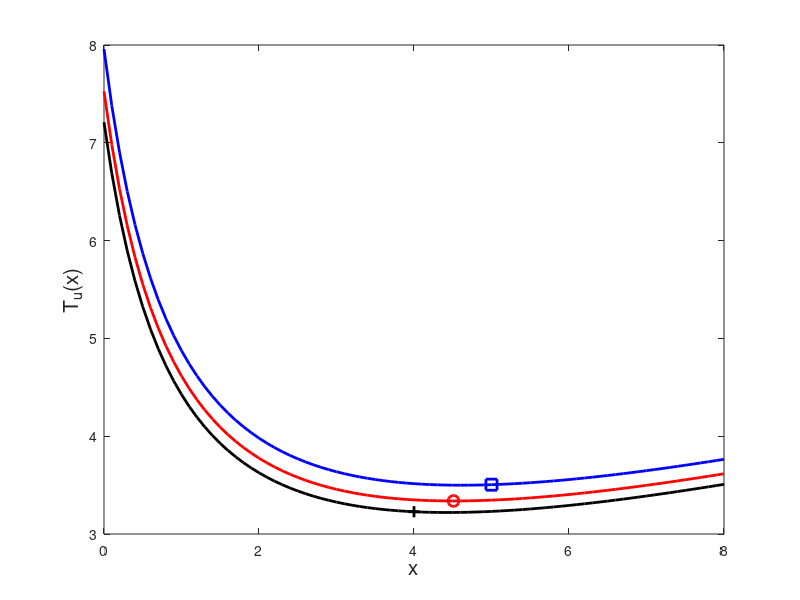

Write MATLAB code to recreate this figure. (Note: this script raises an error after producing the figure.)
clear
lambda = 6;
mu = 4;
rho = lambda / mu;
k = 150;
c = 10;
B = 0 : .1  : 8;

if rho == 1
    x_opt = (2*k*lambda^3/c^2)^(1/4) - 1;

    % given x*
    f1 = (1/lambda) .* (B./2) + k*lambda^2/c^2 .*(1/(x_opt+1))^2 .* (1./(B+1));
    f1_x = (1/lambda) .* (x_opt./2) + k*lambda^2/c^2 .*(1/(x_opt+1))^2 .* (1./(x_opt+1));

    % given x_floor
    f2 = (1/lambda) .* (B./2) + k*lambda^2/c^2 .*(1/(floor(x_opt)+1))^2 .* (1./(B+1));
    x2 = floor(x_opt):ceil(x_opt);
    f2_x = (1/lambda) .* (x2./2) + k*lambda^2/c^2 .*(1/(floor(x_opt)+1))^2 .* (1./(x2+1));
    [y2, index2] = min(f2_x);

    % given x_ceiling
    f3 = (1/lambda) .* (B./2) + k*lambda^2/c^2 .*(1/(floor(x_opt)+1+1))^2 .* (1./(B+1));
    x3 = floor(x_opt):ceil(x_opt);
    f3_x = (1/lambda) .* ((x3)./2) + k*lambda^2/c^2 .*(1/(floor(x_opt)+1+1))^2 .* (1./((x3)+1));
    [y3, index3] = min(f3_x);
else
    myfun1 = @(x) (k.*lambda.^3.*(1-rho).^3./(c.^2.*rho.^3)).*(1 + 1./(rho.^(x+1)-1)).^2 + (rho.^(x+1)-1)./log(rho) - x - 1;
    x_opt = fzero(myfun1, [-0.9 200]);
    
    % given x*
    f1 = (1/lambda).* (((B+1)./(rho.^(B+1)-1) ) + (B) + (1/(1-rho)))+ ...
        (k*lambda^2/c^2) .* ((rho.^x_opt - rho.^(x_opt+1))./(1 - rho.^(x_opt+1))).^2 .* ...
        ((rho.^B - rho.^(B+1))./(1 - rho.^(B+1)));
    f1_x = (1/lambda).* (((x_opt+1)./(rho.^(x_opt+1)-1) ) + (x_opt) + (1/(1-rho)))+ ...
        (k*lambda^2/c^2) .* ((rho.^x_opt - rho.^(x_opt+1))./(1 - rho.^(x_opt+1))).^2 .* ...
        ((rho.^x_opt - rho.^(x_opt+1))./(1 - rho.^(x_opt+1)));
    
    % given x_floor
    % (floor(x_opt))
    f2 = (1/lambda).* (((B+1)./(rho.^(B+1)-1) ) + (B) + (1/(1-rho)))+ ...
        (k*lambda^2/c^2) .* ((rho.^(floor(x_opt)) - rho.^((floor(x_opt))+1))./(1 - rho.^((floor(x_opt))+1))).^2 .* ...
        ((rho.^B - rho.^(B+1))./(1 - rho.^(B+1)));
    x2 = floor(x_opt):ceil(x_opt);
    f2_x = (1/lambda).* (((x2+1)./(rho.^(x2+1)-1) ) + (x2) + (1/(1-rho)))+ ...
        (k*lambda^2/c^2) .* ((rho.^(floor(x_opt)) - rho.^((floor(x_opt))+1))./(1 - rho.^((floor(x_opt))+1))).^2 .* ...
        ((rho.^x2 - rho.^(x2+1))./(1 - rho.^(x2+1)));
    [y2, index2] = min(f2_x);
    
    % given x_ceiling
    % (ceil(x_opt))
    f3 = (1/lambda).* (((B+1)./(rho.^(B+1)-1) ) + (B) + (1/(1-rho)))+ ...
        (k*lambda^2/c^2) .* ((rho.^(ceil(x_opt)) - rho.^((ceil(x_opt))+1))./(1 - rho.^((ceil(x_opt))+1))).^2 .* ...
        ((rho.^B - rho.^(B+1))./(1 - rho.^(B+1)));
    x3 = floor(x_opt):ceil(x_opt);
    f3_x = (1/lambda).* (((x3+1)./(rho.^(x3+1)-1) ) + (x3) + (1/(1-rho)))+ ...
        (k*lambda^2/c^2) .* ((rho.^(ceil(x_opt)) - rho.^((ceil(x_opt))+1))./(1 - rho.^((ceil(x_opt))+1))).^2 .* ...
        ((rho.^x3 - rho.^(x3+1))./(1 - rho.^(x3+1)));
    [y3, index3] = min(f3_x);
end

figure(887)
plot(B, f1, 'r','LineWidth',2,'MarkerSize',2)
hold on
plot(B, f2, 'b','LineWidth',2,'MarkerSize',2)
plot(B, f3, 'k','LineWidth',2,'MarkerSize',2)

plot(x_opt, min(f1_x), 'r-o','LineWidth',2,'MarkerSize',8)
plot(x2(index2), y2, 'b-s','LineWidth',2,'MarkerSize',8)
plot(x3(index3), y3, 'k-+','LineWidth',2,'MarkerSize',8)

xlabel('x','Fontsize',15)
ylabel('T_u(x)','FontSize',15)
title('\rho = ' + string(rho) + ', k = ' + string(k) + ', c = ' + string(c), 'FontSize', 15)
legend({'given x^* = ' + string(x_opt), 'given \lfloor {x^*} \rfloor = ' + string(floor(x_opt)), 'given \lceil x^*\rceil =' + string(ceil(x_opt))}, 'FontSize', 16)
grid on